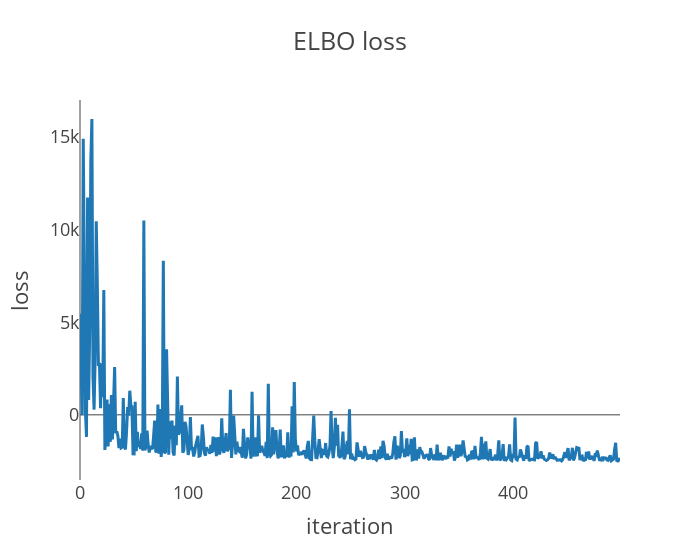

Write notebook code for a chart like this one.
### Code cell
samples_test = get_samples(vicsek, pCopying, score)

### Figure 1 — Plotly figure (JSON) as saved in the notebook; plotly's stock layout.template omitted (floating-point values rounded to 4 significant figures; data arrays with more than 128 entries replaced by an {"elided": "..."} marker saying what was removed)
{"data": [{"hovertemplate": "x=%{x}<br>y=%{y}<extra></extra>", "legendgroup": "", "line": {"color": "#1F77B4", "dash": "solid"}, "marker": {"symbol": "circle"}, "mode": "lines", "name": "", "orientation": "v", "showlegend": false, "type": "scatter", "x": {"elided": "500 int values"}, "xaxis": "x", "y": {"elided": "500 float values"}, "yaxis": "y"}], "layout": {"legend": {"tracegroupgap": 0}, "title": {"text": "ELBO loss"}, "width": 700, "xaxis": {"anchor": "y", "domain": [0, 1], "showgrid": false, "title": {"text": "iteration"}}, "yaxis": {"anchor": "x", "domain": [0, 1], "showgrid": false, "title": {"text": "loss"}}}}
